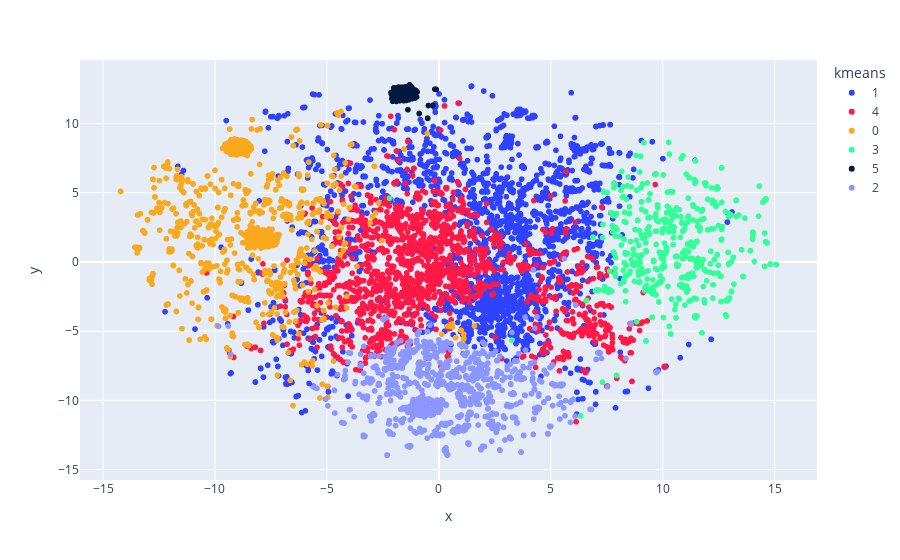

The notebook cell this image was saved under:
### Code cell
from code_data_science import data_table as dt
from code_data_science import palette 
import plotly.express as px
from sklearn.cluster import KMeans
from sklearn.manifold import TSNE
from sklearn.metrics import silhouette_score
import numpy as np


def string_to_float_array(str, delimiter=";"):
    return [float(f) for f in str.split(delimiter)]

# get data
df = dt.read_csv("../samples/embeddings.csv")
df.drop_duplicates("embedding", inplace=True)

df["embedding"] = [[float(f) for f in embd_str.split(";")] for embd_str in df["embedding"]]
embds = np.array(list(df["embedding"]))

perplexity = 600 if len(embds)>600 else len(embds)-1


indices = np.array(TSNE(n_components=2, random_state=0,  init='pca', perplexity=perplexity, n_iter=250).fit_transform(embds), dtype="float")
x = indices[:,0]
y = indices[:,1]

#find best k
best_silhouette_score = -100
kmax = 6
best_k = -1

for k in range(2, kmax+1):
    kmeans = KMeans(n_clusters = k, random_state=0, n_init=10).fit_predict(embds) # np.column_stack([x,y])
    labels = kmeans
    if silhouette_score(embds, labels, metric = 'euclidean') > best_silhouette_score:
        best_kmeans = kmeans
        best_k = k

df["x"]=x
df["y"]=y
df["kmeans"]=best_kmeans.astype("str") #as string so the colors and legend are discrete
df.sort_values(by="kmeans", inplace=True)

colors = palette.generate_colors(best_k)

fig = px.scatter(df, x="x", y="y", log_x=False, color='kmeans',
                 hover_name="name", color_discrete_sequence= colors)

fig.show()

### Figure 1 — Plotly figure (JSON) as saved in the notebook; plotly's stock layout.template omitted (floating-point values rounded to 4 significant figures; data arrays with more than 128 entries replaced by an {"elided": "..."} marker saying what was removed)
{"data": [{"hovertemplate": "<b>%{hovertext}</b><br><br>kmeans=1<br>x=%{x}<br>y=%{y}<extra></extra>", "hovertext": {"elided": "2976 str values"}, "legendgroup": "1", "marker": {"color": "#2e42ff", "symbol": "circle"}, "mode": "markers", "name": "1", "showlegend": true, "type": "scattergl", "x": {"elided": "2976 float values"}, "xaxis": "x", "y": {"elided": "2976 float values"}, "yaxis": "y"}, {"hovertemplate": "<b>%{hovertext}</b><br><br>kmeans=4<br>x=%{x}<br>y=%{y}<extra></extra>", "hovertext": {"elided": "2138 str values"}, "legendgroup": "4", "marker": {"color": "#ff1947", "symbol": "circle"}, "mode": "markers", "name": "4", "showlegend": true, "type": "scattergl", "x": {"elided": "2138 float values"}, "xaxis": "x", "y": {"elided": "2138 float values"}, "yaxis": "y"}, {"hovertemplate": "<b>%{hovertext}</b><br><br>kmeans=0<br>x=%{x}<br>y=%{y}<extra></extra>", "hovertext": {"elided": "1787 str values"}, "legendgroup": "0", "marker": {"color": "#f9a91b", "symbol": "circle"}, "mode": "markers", "name": "0", "showlegend": true, "type": "scattergl", "x": {"elided": "1787 float values"}, "xaxis": "x", "y": {"elided": "1787 float values"}, "yaxis": "y"}, {"hovertemplate": "<b>%{hovertext}</b><br><br>kmeans=3<br>x=%{x}<br>y=%{y}<extra></extra>", "hovertext": {"elided": "1173 str values"}, "legendgroup": "3", "marker": {"color": "#33ff99", "symbol": "circle"}, "mode": "markers", "name": "3", "showlegend": true, "type": "scattergl", "x": {"elided": "1173 float values"}, "xaxis": "x", "y": {"elided": "1173 float values"}, "yaxis": "y"}, {"hovertemplate": "<b>%{hovertext}</b><br><br>kmeans=5<br>x=%{x}<br>y=%{y}<extra></extra>", "hovertext": {"elided": "271 str values"}, "legendgroup": "5", "marker": {"color": "#00193c", "symbol": "circle"}, "mode": "markers", "name": "5", "showlegend": true, "type": "scattergl", "x": {"elided": "271 float values"}, "xaxis": "x", "y": {"elided": "271 float values"}, "yaxis": "y"}, {"hovertemplate": "<b>%{hovertext}</b><br><br>kmeans=2<br>x=%{x}<br>y=%{y}<extra></extra>", "hovertext": {"elided": "1408 str values"}, "legendgroup": "2", "marker": {"color": "#8b96ff", "symbol": "circle"}, "mode": "markers", "name": "2", "showlegend": true, "type": "scattergl", "x": {"elided": "1408 float values"}, "xaxis": "x", "y": {"elided": "1408 float values"}, "yaxis": "y"}], "layout": {"legend": {"title": {"text": "kmeans"}, "tracegroupgap": 0}, "margin": {"t": 60}, "xaxis": {"anchor": "y", "domain": [0, 1], "title": {"text": "x"}}, "yaxis": {"anchor": "x", "domain": [0, 1], "title": {"text": "y"}}}}
